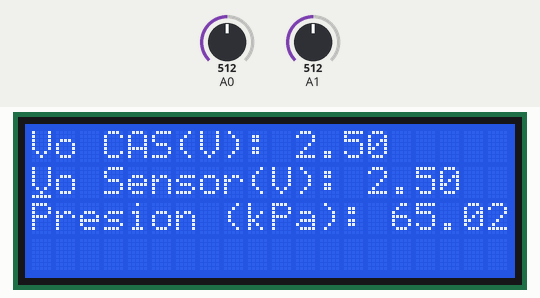
Bench run of a sketch on a simulated Arduino Uno, built with avr-gcc and run on an emulated ATmega328P. Parts: 20×4 character LCD. The inputs (shaded band) are chosen by the test bench; at power-on: A1 = 512, A0 = 512.

Above: at 1.7 s.
1.8 s: A1 set to 828
At 3.2 s:
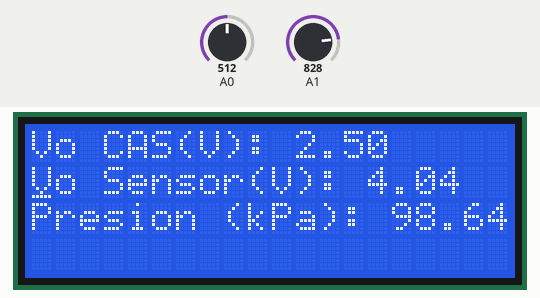
3.5 s: A1 set to 849
At 4.2 s:
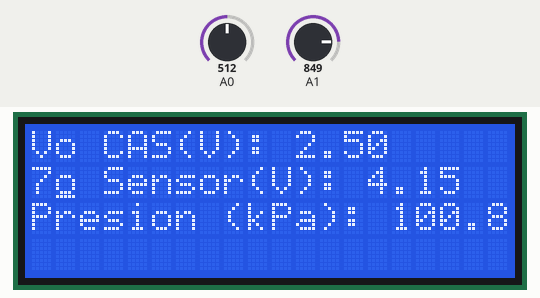
5.1 s: A0 set to 716
6.6 s: A0 set to 900
At 7.3 s:
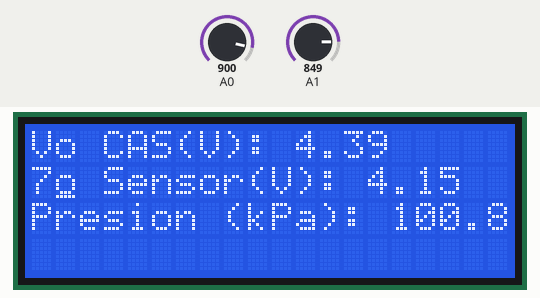
8.1 s: A1 set to 900
At 9.4 s:
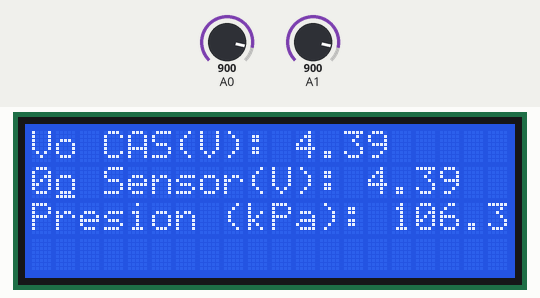
9.7 s: A0 set to 1023
At 10.3 s:
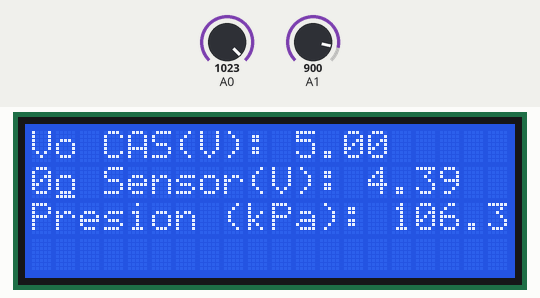
Timing chart, 0 to 12.2 s (numbered marks = the images above; inputs shaded):
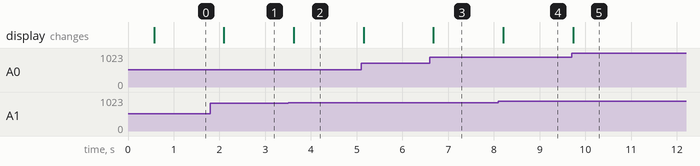

The sketch:

PruebaMPX4115.ino
```cpp
 #include <LiquidCrystal.h>

 LiquidCrystal lcd(10, 9, 8, 5, 4, 3, 2); //(RS, RW, E, D4,D5, D6, D7)

float volt;
float CAS;
float E1;
float E2;

 void setup(){
    Serial.begin(9600);
    lcd.noCursor();
    delay(500);
    lcd.begin(20, 4);
 }

 void loop(){
    volt = analogRead(A0);
    CAS = (volt * 5) / 1024;
    volt = analogRead(A1);
    E1 = (volt * 5) / 1024;
    E2 = (((E1 / 5.1) + 0.095) / 0.009);

    lcd.setCursor(0, 0); //Posición del renglón
    lcd.print("Vo CAS(V):"); //Mensaje
    lcd.setCursor(11 ,0); //Posición del cursor
    lcd.print(CAS); //Imprimir valor

    lcd.setCursor(0,1); //Posición del renglón
    lcd.print("Vo Sensor(V):"); //Mensaje
    lcd.setCursor(14,1); //Posición del cursor
    lcd.print(E1); //Imprimir valor

    lcd.setCursor(0,2); //Posición del renglón
    lcd.print("Presion (kPa):"); //Mensaje
    lcd.setCursor(15,2); //Posición del cursor
    lcd.print(E2); //Imprimir valor

    lcd.cursor();
    delay(500);
 }
```

Measured:
- the behaviour switches between 840 and 841 on A1 (found by bisection; images 1 and 2)
- after the input at 1.8 s, the display: changes after 0.30 s (image 1)
- after the input at 3.5 s, the display: changes after 0.12 s (image 2)
- after the input at 6.6 s, the display: changes after 0.08 s (image 3)
- after the input at 8.1 s, the display: changes after 0.10 s (image 4)
- after the input at 9.7 s, the display: changes at once (image 5)
